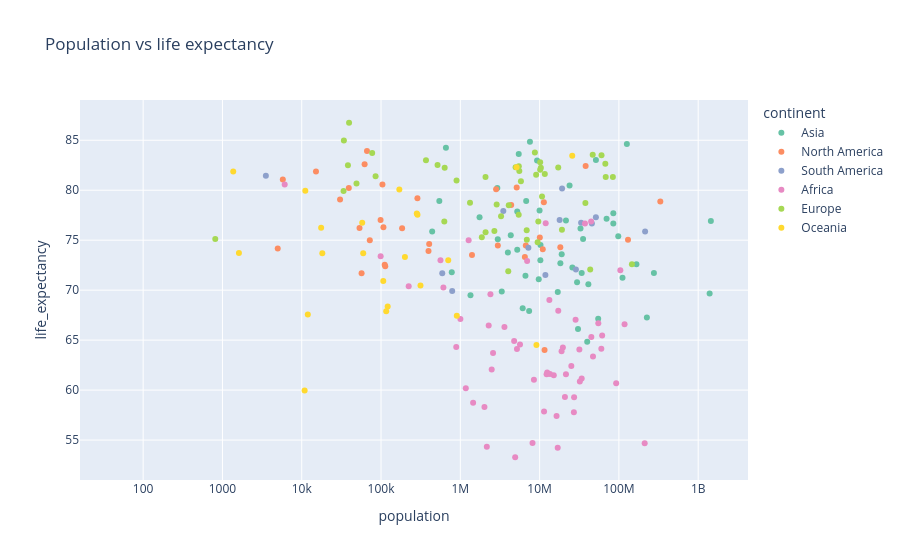

The code cell stored with this chart in its notebook:
### Code cell
fig = px.scatter(
    data_frame=df_countries,
    x="population",
    y="life_expectancy",
    title="Population vs life expectancy",
    log_x=True,
    color="continent",
    hover_name="country",
    color_discrete_sequence=px.colors.qualitative.Set2
)

fig.show()

### Figure 1 — Plotly figure (JSON) as saved in the notebook; plotly's stock layout.template omitted (floating-point values rounded to 4 significant figures)
{"data": [{"hovertemplate": "<b>%{hovertext}</b><br><br>continent=Asia<br>population=%{x}<br>life_expectancy=%{y}<extra></extra>", "hovertext": ["China", "India", "Indonesia", "Pakistan", "Bangladesh", "Japan", "Philippines", "Vietnam", "Turkey", "Iran", "Thailand", "Myanmar", "South Korea", "Iraq", "Afghanistan", "Saudi Arabia", "Uzbekistan", "Malaysia", "Yemen", "Nepal", "North Korea", "Taiwan", "Sri Lanka", "Kazakhstan", "Syria", "Cambodia", "Jordan", "Azerbaijan", "United Arab Emirates", "Tajikistan", "Israel", "Hong Kong", "Laos", "Lebanon", "Kyrgyzstan", "Turkmenistan", "Singapore", "Oman", "Palestine", "Kuwait", "Georgia", "Mongolia", "Armenia", "Qatar", "Bahrain", "Timor", "Bhutan", "Macao", "Maldives", "Brunei"], "legendgroup": "Asia", "marker": {"color": "rgb(102,194,165)", "symbol": "circle"}, "mode": "markers", "name": "Asia", "orientation": "v", "showlegend": true, "type": "scatter", "x": [1444000000.0, 1393000000.0, 276400000.0, 225200000.0, 166300000.0, 126100000.0, 111000000.0, 98170000.0, 85040000.0, 85030000.0, 69950000.0, 54810000.0, 51310000.0, 41180000.0, 39840000.0, 35340000.0, 33940000.0, 32780000.0, 30490000.0, 29670000.0, 25890000.0, 23860000.0, 21500000.0, 18990000.0, 18280000.0, 16950000.0, 10270000.0, 10220000.0, 9991000.0, 9750000.0, 9291000.0, 7553000.0, 7379000.0, 6769000.0, 6628000.0, 6118000.0, 5454000.0, 5223000.0, 5223000.0, 4329000.0, 3980000.0, 3329000.0, 2968000.0, 2931000.0, 1748000.0, 1344000.0, 779900.0, 658400.0, 543600.0, 441500.0], "xaxis": "x", "y": [76.91, 69.66, 71.72, 67.27, 72.59, 84.63, 71.23, 75.4, 77.69, 76.68, 77.15, 67.13, 83.03, 70.6, 64.83, 75.13, 71.72, 76.16, 66.12, 70.78, 72.27, 80.46, 76.98, 73.6, 72.7, 69.82, 74.53, 73.0, 77.97, 71.1, 82.97, 84.86, 67.92, 78.93, 71.45, 68.19, 83.62, 77.86, 74.05, 75.49, 73.77, 69.87, 75.09, 80.23, 77.29, 69.5, 71.78, 84.24, 78.92, 75.86], "yaxis": "y"}, {"hovertemplate": "<b>%{hovertext}</b><br><br>continent=North America<br>population=%{x}<br>life_expectancy=%{y}<extra></extra>", "hovertext": ["United States", "Mexico", "Canada", "Guatemala", "Haiti", "Cuba", "Dominican Republic", "Honduras", "Nicaragua", "El Salvador", "Costa Rica", "Panama", "Jamaica", "Puerto Rico", "Trinidad and Tobago", "Belize", "Bahamas", "Barbados", "Saint Lucia", "Grenada", "Saint Vincent and the Grenadines", "Aruba", "United States Virgin Islands", "Antigua and Barbuda", "Dominica", "Cayman Islands", "Bermuda", "Greenland", "Saint Kitts and Nevis", "Turks and Caicos Islands", "British Virgin Islands", "Anguilla", "Saint Pierre and Miquelon", "Montserrat"], "legendgroup": "North America", "marker": {"color": "rgb(252,141,98)", "symbol": "circle"}, "mode": "markers", "name": "North America", "orientation": "v", "showlegend": true, "type": "scatter", "x": [332900000.0, 130300000.0, 38070000.0, 18250000.0, 11540000.0, 11320000.0, 10950000.0, 10060000.0, 6702000.0, 6518000.0, 5139000.0, 4382000.0, 2973000.0, 2828000.0, 1403000.0, 404900.0, 396900.0, 287700.0, 184400.0, 113000.0, 111300.0, 107200.0, 104200.0, 98730.0, 72170.0, 66500.0, 62090.0, 56870.0, 53550.0, 39230.0, 30420.0, 15120.0, 5771.0, 4981.0], "xaxis": "x", "y": [78.86, 75.05, 82.43, 74.3, 64.0, 78.8, 74.08, 75.27, 74.48, 73.32, 80.28, 78.51, 74.47, 80.1, 73.51, 74.62, 73.92, 79.19, 76.2, 72.4, 72.53, 76.29, 80.58, 77.02, 75.0, 83.92, 82.59, 71.7, 76.23, 80.22, 79.07, 81.88, 81.07, 74.16], "yaxis": "y"}, {"hovertemplate": "<b>%{hovertext}</b><br><br>continent=South America<br>population=%{x}<br>life_expectancy=%{y}<extra></extra>", "hovertext": ["Brazil", "Colombia", "Argentina", "Peru", "Venezuela", "Chile", "Ecuador", "Bolivia", "Paraguay", "Uruguay", "Guyana", "Suriname", "Falkland Islands"], "legendgroup": "South America", "marker": {"color": "rgb(141,160,203)", "symbol": "circle"}, "mode": "markers", "name": "South America", "orientation": "v", "showlegend": true, "type": "scatter", "x": [214000000.0, 51270000.0, 45610000.0, 33360000.0, 28700000.0, 19210000.0, 17890000.0, 11830000.0, 7220000.0, 3485000.0, 790300.0, 591800.0, 3528.0], "xaxis": "x", "y": [75.88, 77.29, 76.67, 76.74, 72.06, 80.18, 77.01, 71.51, 74.25, 77.91, 69.91, 71.68, 81.44], "yaxis": "y"}, {"hovertemplate": "<b>%{hovertext}</b><br><br>continent=Africa<br>population=%{x}<br>life_expectancy=%{y}<extra></extra>", "hovertext": ["Nigeria", "Ethiopia", "Egypt", "Democratic Republic of Congo", "Tanzania", "South Africa", "Kenya", "Uganda", "Sudan", "Algeria", "Morocco", "Angola", "Mozambique", "Ghana", "Madagascar", "Cameroon", "Cote d'Ivoire", "Niger", "Burkina Faso", "Mali", "Malawi", "Zambia", "Senegal", "Chad", "Somalia", "Zimbabwe", "Guinea", "Rwanda", "Benin", "Burundi", "Tunisia", "South Sudan", "Togo", "Sierra Leone", "Libya", "Congo", "Liberia", "Central African Republic", "Mauritania", "Eritrea", "Namibia", "Gambia", "Botswana", "Gabon", "Lesotho", "Guinea-Bissau", "Equatorial Guinea", "Mauritius", "Eswatini", "Djibouti", "Comoros", "Western Sahara", "Cape Verde", "Sao Tome and Principe", "Seychelles", "Saint Helena"], "legendgroup": "Africa", "marker": {"color": "rgb(231,138,195)", "symbol": "circle"}, "mode": "markers", "name": "Africa", "orientation": "v", "showlegend": true, "type": "scatter", "x": [211400000.0, 117900000.0, 104300000.0, 92380000.0, 61500000.0, 60040000.0, 54990000.0, 47120000.0, 44910000.0, 44620000.0, 37340000.0, 33930000.0, 32160000.0, 31730000.0, 28430000.0, 27220000.0, 27050000.0, 25130000.0, 21500000.0, 20860000.0, 19650000.0, 18920000.0, 17200000.0, 16910000.0, 16360000.0, 15090000.0, 13500000.0, 13280000.0, 12450000.0, 12260000.0, 11940000.0, 11380000.0, 8478000.0, 8141000.0, 6959000.0, 5657000.0, 5180000.0, 4920000.0, 4775000.0, 3601000.0, 2587000.0, 2487000.0, 2397000.0, 2279000.0, 2159000.0, 2015000.0, 1450000.0, 1273000.0, 1172000.0, 1002000.0, 888500.0, 611900.0, 561900.0, 223400.0, 98910.0, 6095.0], "xaxis": "x", "y": [54.69, 66.6, 71.99, 60.68, 65.46, 64.13, 66.7, 63.37, 65.31, 76.88, 76.68, 61.15, 60.85, 64.07, 67.04, 59.29, 57.78, 62.42, 61.58, 59.31, 64.26, 63.89, 67.94, 54.24, 57.4, 61.49, 61.6, 69.02, 61.77, 61.58, 76.7, 57.85, 61.04, 54.7, 72.91, 64.57, 64.1, 53.28, 64.92, 66.32, 63.71, 62.05, 69.59, 66.47, 54.33, 58.32, 58.74, 74.99, 60.19, 67.11, 64.32, 70.26, 72.98, 70.39, 73.4, 80.56], "yaxis": "y"}, {"hovertemplate": "<b>%{hovertext}</b><br><br>continent=Europe<br>population=%{x}<br>life_expectancy=%{y}<extra></extra>", "hovertext": ["Russia", "Germany", "United Kingdom", "France", "Italy", "Spain", "Ukraine", "Poland", "Romania", "Netherlands", "Belgium", "Czechia", "Greece", "Portugal", "Sweden", "Hungary", "Belarus", "Austria", "Switzerland", "Bulgaria", "Serbia", "Denmark", "Finland", "Norway", "Slovakia", "Ireland", "Croatia", "Moldova", "Bosnia and Herzegovina", "Albania", "Lithuania", "North Macedonia", "Slovenia", "Latvia", "Estonia", "Cyprus", "Luxembourg", "Montenegro", "Malta", "Iceland", "Jersey", "Isle of Man", "Andorra", "Guernsey", "Faeroe Islands", "Monaco", "Liechtenstein", "San Marino", "Gibraltar", "Vatican"], "legendgroup": "Europe", "marker": {"color": "rgb(166,216,84)", "symbol": "circle"}, "mode": "markers", "name": "Europe", "orientation": "v", "showlegend": true, "type": "scatter", "x": [145900000.0, 83900000.0, 68210000.0, 67420000.0, 60370000.0, 46750000.0, 43470000.0, 37800000.0, 19130000.0, 17170000.0, 11630000.0, 10720000.0, 10370000.0, 10170000.0, 10160000.0, 9634000.0, 9443000.0, 9043000.0, 8715000.0, 6897000.0, 6872000.0, 5813000.0, 5548000.0, 5466000.0, 5449000.0, 4983000.0, 4082000.0, 4024000.0, 3263000.0, 2873000.0, 2690000.0, 2083000.0, 2079000.0, 1867000.0, 1325000.0, 896000.0, 634800.0, 628100.0, 516100.0, 368800.0, 101100.0, 85410.0, 77350.0, 63380.0, 49050.0, 39520.0, 38250.0, 34010.0, 33690.0, 812.0], "xaxis": "x", "y": [72.58, 81.33, 81.32, 82.66, 83.51, 83.56, 72.06, 78.73, 76.05, 82.28, 81.63, 79.38, 82.24, 82.05, 82.8, 76.88, 74.79, 81.54, 83.78, 75.05, 76.0, 80.9, 81.91, 82.4, 77.54, 82.3, 78.49, 71.9, 77.4, 78.57, 75.93, 75.8, 81.32, 75.29, 78.74, 80.98, 82.25, 76.88, 82.53, 82.99, NaN, 81.4, 83.73, NaN, 80.67, 86.75, 82.49, 84.97, 79.93, 75.12], "yaxis": "y"}, {"hovertemplate": "<b>%{hovertext}</b><br><br>continent=Oceania<br>population=%{x}<br>life_expectancy=%{y}<extra></extra>", "hovertext": ["Australia", "Papua New Guinea", "New Zealand", "Fiji", "Solomon Islands", "Vanuatu", "New Caledonia", "French Polynesia", "Samoa", "Guam", "Kiribati", "Micronesia (country)", "Tonga", "Marshall Islands", "Northern Mariana Islands", "Palau", "Cook Islands", "Tuvalu", "Wallis and Futuna", "Nauru", "Niue", "Tokelau", "Pitcairn"], "legendgroup": "Oceania", "marker": {"color": "rgb(255,217,47)", "symbol": "circle"}, "mode": "markers", "name": "Oceania", "orientation": "v", "showlegend": true, "type": "scatter", "x": [25790000.0, 9119000.0, 5126000.0, 902900.0, 704000.0, 314500.0, 288200.0, 282500.0, 200100.0, 170200.0, 121400.0, 116300.0, 106800.0, 59620.0, 57910.0, 18170.0, 17570.0, 11920.0, 11090.0, 10870.0, 1614.0, 1368.0, 47.0], "xaxis": "x", "y": [83.44, 64.5, 82.29, 67.44, 73.0, 70.47, 77.55, 77.66, 73.32, 80.07, 68.37, 67.88, 70.91, 73.7, 76.74, 73.7, 76.25, 67.57, 79.94, 59.96, 73.71, 81.86, NaN], "yaxis": "y"}], "layout": {"legend": {"title": {"text": "continent"}, "tracegroupgap": 0}, "title": {"text": "Population vs life expectancy"}, "xaxis": {"anchor": "y", "domain": [0, 1], "title": {"text": "population"}, "type": "log"}, "yaxis": {"anchor": "x", "domain": [0, 1], "title": {"text": "life_expectancy"}}}}
